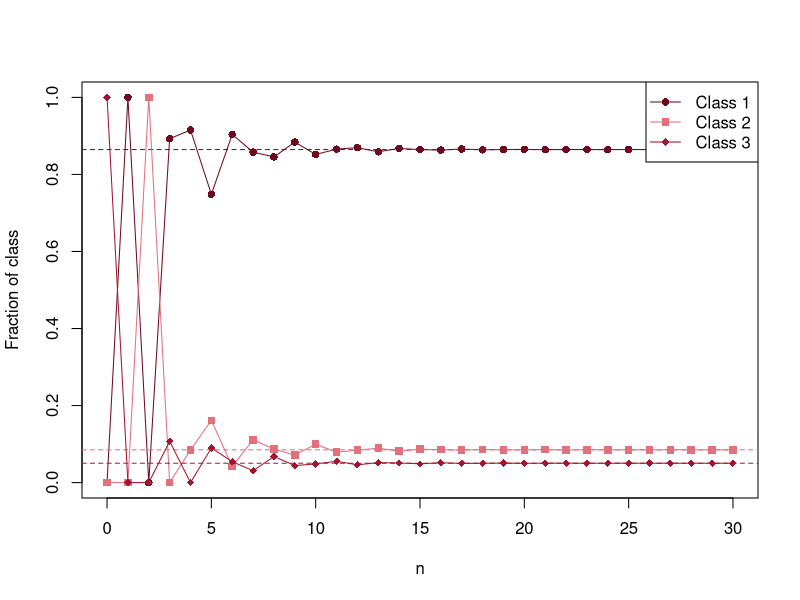

Generate this figure with R:
# Fig. 2.12: Stable age distribution in the Leslie model (book, Section 2.3, Eq. 2.17)
# L with b_2 = 5: the fractions of the classes approach the eigenvector v_1 for the dominant eigenvalue lambda_1
# (c) 2026 Philipp Kügler · Program for the book "Dynamical Systems in the Life Sciences" · MIT License (see LICENSE)
L <- matrix(c(0,   5,   9,
              0.1, 0,   0,
              0,   0.6, 0), nrow = 3, byrow = TRUE)
ev <- eigen(L)
i1 <- which.max(Mod(ev$values))
v1 <- Re(ev$vectors[, i1]); v1 <- v1 / sum(v1)
cat(sprintf("dominant eigenvalue lambda_1 = %.4f\n", Re(ev$values[i1])))
cat(sprintf("stable age distribution v_1 = (%.3f, %.3f, %.3f)\n", v1[1], v1[2], v1[3]))

N <- 30
X <- matrix(0, 3, N + 1); X[, 1] <- c(0, 0, 1000)
for (k in 1:N) X[, k + 1] <- L %*% X[, k]
P <- sweep(X, 2, colSums(X), "/")        # fractions of the classes
farben <- c(rgb(0.43, 0.04, 0.12), rgb(0.89, 0.44, 0.49), rgb(0.64, 0.08, 0.18)); zeichen <- c(16, 15, 18)
plot(NULL, xlim = c(0, N), ylim = c(0, 1), xlab = "n", ylab = "Fraction of class")
for (i in 1:3) { lines(0:N, P[i, ], type = "o", pch = zeichen[i], col = farben[i]); abline(h = v1[i], lty = 2, col = farben[i]) }
legend("topright", legend = sprintf("Class %d", 1:3), col = farben, pch = zeichen, lty = 1)
